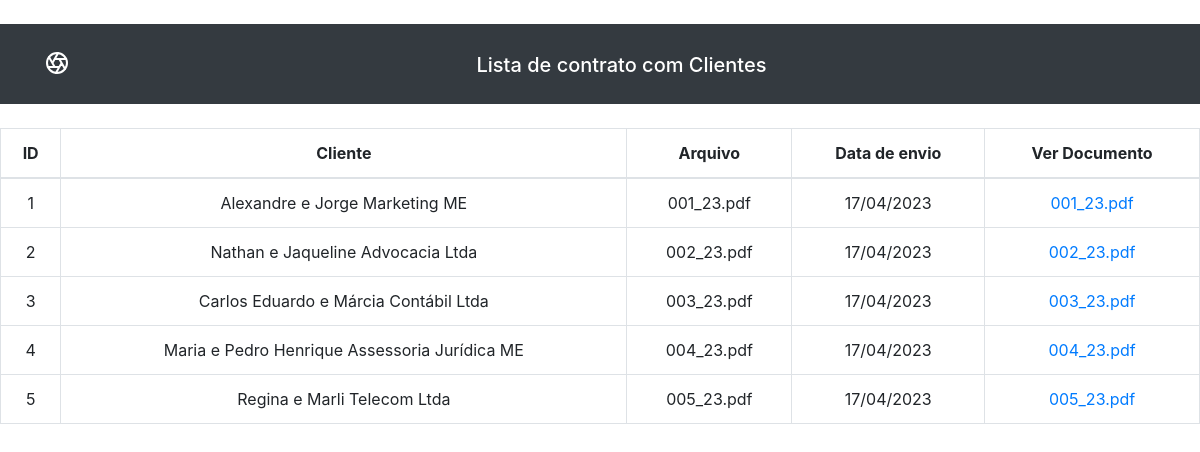
Page /financeiro/listaContratoC.php on the committed database.
### tables this page shows
CREATE TABLE `contrato_cliente` (
  `id` int NOT NULL AUTO_INCREMENT,
  `nome` varchar(115) NOT NULL,
  `data_upload` date NOT NULL,
  `path` varchar(115) NOT NULL,
  `cliente` varchar(115) NOT NULL,
  PRIMARY KEY (`id`)
);

### financeiro/listaContratoC.php (the view, shortened to what this page needs)
<?php
    include_once('config.php');
    $sql_querry = $conexao->query("SELECT * FROM formulario.contrato_cliente") or die($conexao->error);
?>
<!DOCTYPE HTML>
<html lang="pt">
<head>
    <link rel="stylesheet" href="https://cdn.jsdelivr.net/npm/bootstrap@4.0.0/dist/css/bootstrap.min.css">
</head>
<body style="text-align: center;">
    <br>
    <header class="site-header sticky-top py-1 bg-dark text-white ">
        <nav class="container d-flex flex-column flex-md-row justify-content-between">
          <a class="py-2" href="index.php" aria-label="Product">
        </a>
        <h4 style="margin-right: 35%">Lista de contrato com Clientes</h4>
        </nav>
      </header>
    <br>
      <table class="table table-bordered table-hover" style="text-align: center;">
        <thead>
          <tr>
                <th scope="col">ID</th>
                <th scope="col">Cliente</th>
                <th scope="col">Arquivo</th>
                <th scope="col">Data de envio</th>
                <th scope="col">Ver Documento</th>
          </tr>
        </thead>
        <tbody>
        <?php
                while($arquivo = $sql_querry->fetch_assoc()){
                ?>
                <tr>
                    <td><?php echo $arquivo['id'];?></td>
                    <td><?php echo $arquivo['cliente'];?></td>
                    <td><?php echo $arquivo['nome'];?></td>
                    <td><?php echo date("d/m/Y", strtotime($arquivo['data_upload']));?></td>
                    <td><a class="bt" target="_self" href="<?php echo $arquivo['path'];?>"><?php echo $arquivo['nome'];?></a></td>
                </tr>
                <?php
                }
                ?>
        </tbody>
      </table>
  </body>
</html>

### financeiro/listaContratoC.php (style rules this page uses)
.py-2 { margin-top: 15px; color: white; }
h4 { font-size: 20px; margin-top: 25px; }
.site-header { height: 80px; }

### rows in the picture
contrato_cliente: id "1", cliente "Alexandre e Jorge Marketing ME", nome "001_23.pdf", data_upload "17/04/2023"
contrato_cliente: id "2", cliente "Nathan e Jaqueline Advocacia Ltda", nome "002_23.pdf", data_upload "17/04/2023"
contrato_cliente: id "3", cliente "Carlos Eduardo e Márcia Contábil Ltda", nome "003_23.pdf", data_upload "17/04/2023"
contrato_cliente: id "4", cliente "Maria e Pedro Henrique Assessoria Jurídica ME", nome "004_23.pdf", data_upload "17/04/2023"
contrato_cliente: id "5", cliente "Regina e Marli Telecom Ltda", nome "005_23.pdf", data_upload "17/04/2023"
